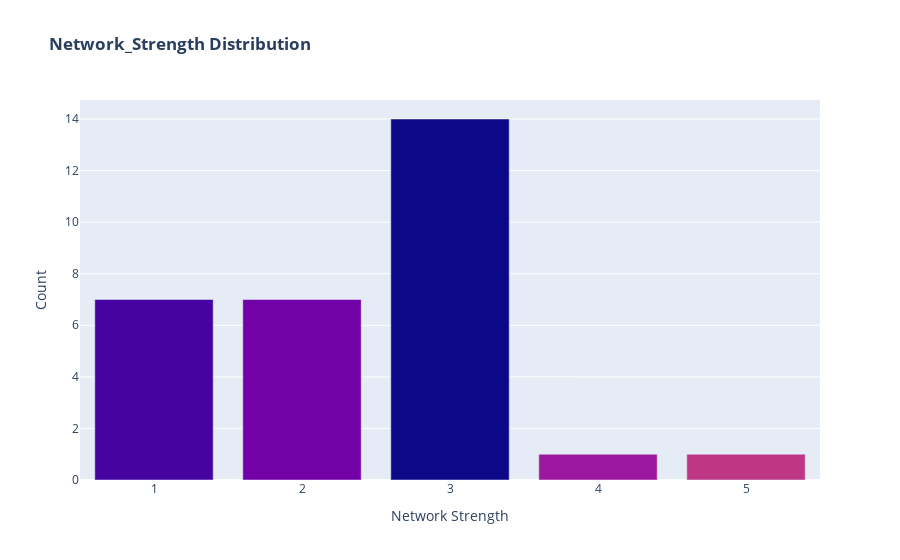

Notebook cell for this chart:
### Code cell
fig = go.Figure(data=[go.Bar(x=data['Network_Strength'].value_counts().index,
                             y=data['Network_Strength'].value_counts().values,
                             marker=dict(color=px.colors.sequential.Plasma))])

fig.update_layout(title_text="<b> Network_Strength Distribution</b>",
                  xaxis_title="Network Strength",
                  yaxis_title="Count")

fig.show()

### Figure 1 — Plotly figure (JSON) as saved in the notebook; plotly's stock layout.template omitted (floating-point values rounded to 4 significant figures)
{"data": [{"marker": {"color": ["#0d0887", "#46039f", "#7201a8", "#9c179e", "#bd3786", "#d8576b", "#ed7953", "#fb9f3a", "#fdca26", "#f0f921"]}, "type": "bar", "x": [3, 1, 2, 4, 5], "y": [14, 7, 7, 1, 1]}], "layout": {"title": {"text": "<b> Network_Strength Distribution</b>"}, "xaxis": {"title": {"text": "Network Strength"}}, "yaxis": {"title": {"text": "Count"}}}}
